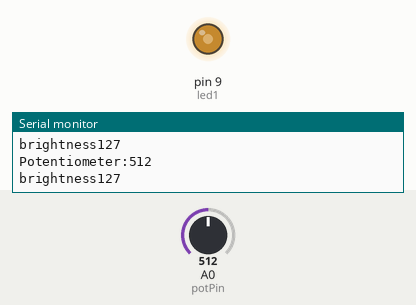
Recording of a sketch running on a simulated Arduino Uno, built with avr-gcc and run on an emulated ATmega328P. Shown: output pins drawn as LEDs (lit = HIGH), the last lines printed to the serial monitor. Inputs (shaded band) come from the test bench; at power-on: A0 (potPin) = 512.

Above: at 1.2 s.
1.3 s: A0 (potPin) set to 413
At 2.1 s:
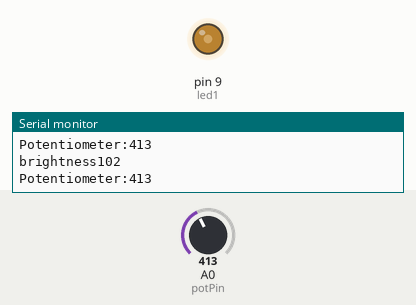
4.3 s: A0 (potPin) set to 386
At 5.5 s:
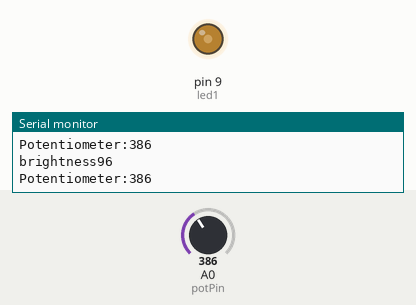
5.8 s: A0 (potPin) set to 716
At 7.0 s:
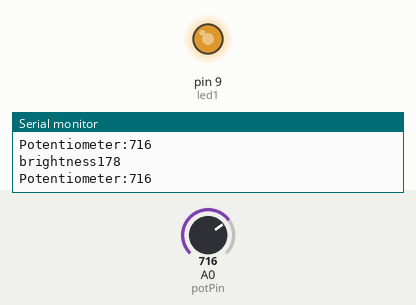
7.3 s: A0 (potPin) set to 992
At 7.9 s:
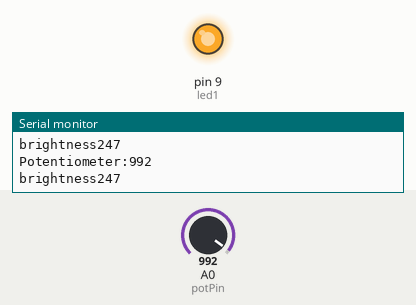
8.8 s: A0 (potPin) set to 1012
At 9.8 s:
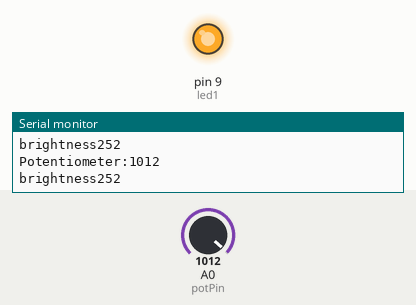
11.8 s: A0 (potPin) set to 0
At 12.6 s:
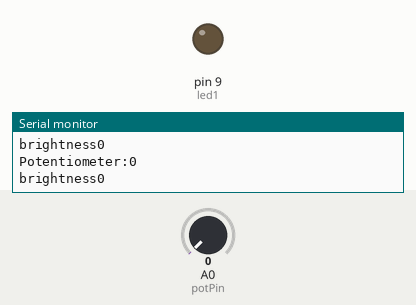
Timing chart, 0 to 14.3 s (numbered marks = the images above; inputs shaded):
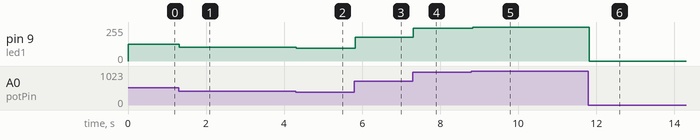

Measured:
- after the input at 1.3 s, pin 9 (led1): 127/255 → 102/255 at once
- after the input at 4.3 s, pin 9 (led1): 102/255 → 96/255 at once
- after the input at 5.8 s, pin 9 (led1): 96/255 → 178/255 at once
- after the input at 7.3 s, pin 9 (led1): 178/255 → 247/255 at once
- after the input at 8.8 s, pin 9 (led1): 247/255 → 252/255 at once
- after the input at 11.8 s, pin 9 (led1): 252/255 → 0/255 at once

The sketch:

exp11.ino
```cpp
int potPin= A0;
int led1 = 9;

int brightness=0;
int potValue=0;

void setup(){
  pinMode(led1,OUTPUT);
  Serial.begin(9600);
}

void loop(){
  potValue = analogRead(potPin);
  brightness =map(potValue,0,1023,0,255);
  analogWrite(led1,brightness);

  Serial.print("Potentiometer:");
  Serial.println(potValue);

  Serial.print("brightness");
  Serial.println(brightness);
}
```
